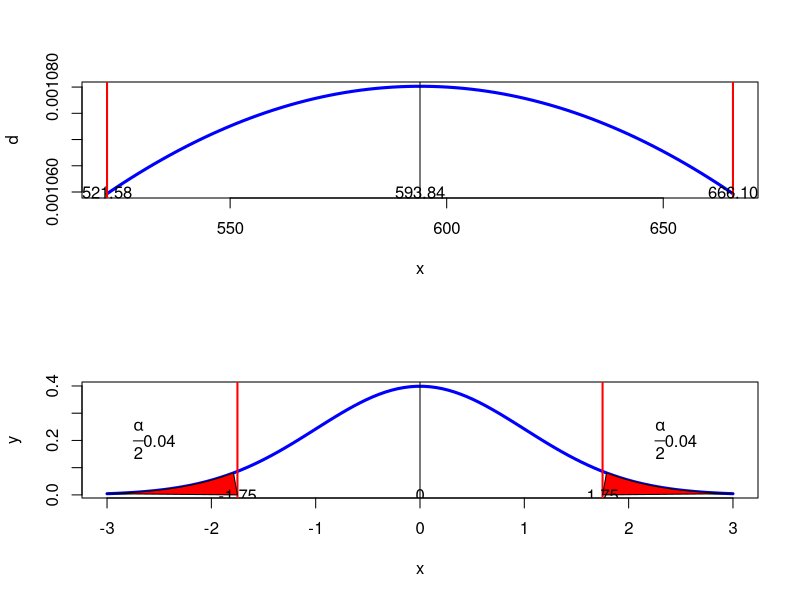

The R script that drew this image:
#page no: 341-342
n=80
sd=369.34
xbar=593.84
conf_l=0.92
alpha=1-conf_l
zalpha=alpha/2
arearight=zalpha
arealeft=1-zalpha
zscore=round(qnorm(arealeft),2)
v1=round((zscore*(sd/sqrt(n))),2)
mu1=xbar-v1
mu2=xbar+v1
print(paste("z score =",zscore))
print(paste("Answer :(",round(mu1,2)," , ",round(mu2,2),")"))
xseq=seq(mu1,mu2,length=n)
d=dnorm(xseq,xbar,sd)
par(mfcol=c(2,1))
plot(xseq,d,type='l',lwd=3,col='blue',xlab='x')
abline(v=xbar)
abline(v=mu1,lwd=2,col='red')
abline(v=mu2,lwd=2,col='red')
text(mu1,0.001060,"521.58")
text(mu2,0.001060,"666.10")
text(xbar,0.001060,"593.84")
x=seq(-3,3,length=100)
y <- dt(x,df=Inf)
plot(x,y,type='l',lwd=3,col='blue',xlab='x')
abline(v=0)
abline(v=-1.75,lwd=2,col='red')
abline(v=1.75,lwd=2,col='red')
polygon(c(x[x<=-1.75],-1.75 ),c(y[x<=-1.75],0),col="red")
polygon(c(x[x>=abs(1.75)],abs(1.75) ),c(y[x>=abs(1.75)],0),col="red")
text(-1.75,0,-1.75)
text(1.75,0,1.75)
text(0,0,0)
text(-2.7,0.2,expression(frac(alpha,2)))
text(-2.5,0.2,zalpha)
text(2.3,0.2,expression(frac(alpha,2)))
text(2.5,0.2,zalpha)
